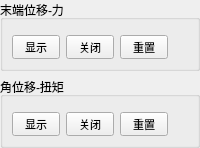
         <widget class="QWidget" name="plotExperimentPage">
          <layout class="QVBoxLayout" name="plotExperimentPageLayout">
           <property name="leftMargin">
            <number>0</number>
           </property>
           <property name="topMargin">
            <number>0</number>
           </property>
           <property name="rightMargin">
            <number>0</number>
           </property>
           <property name="bottomMargin">
            <number>0</number>
           </property>
           <item>
            <widget class="QGroupBox" name="plotDispGroup">
         <property name="title">
          <string>末端位移-力</string>
         </property>
         <layout class="QVBoxLayout" name="plotDispGroupLayout">
          <item>
           <widget class="QFrame" name="plotPlaceholder1">
            <property name="frameShape">
             <enum>QFrame::Shape::StyledPanel</enum>
            </property>
           </widget>
          </item>
          <item>
           <layout class="QHBoxLayout" name="plotDispCtrlRow">
            <item>
             <widget class="QPushButton" name="plotDispShow">
              <property name="minimumSize">
               <size>
                <width>48</width>
                <height>24</height>
               </size>
              </property>
              <property name="styleSheet">
               <string>QPushButton{font-size:11px;padding:1px 6px;}</string>
              </property>
              <property name="text">
               <string>显示</string>
              </property>
             </widget>
            </item>
            <item>
             <widget class="QPushButton" name="plotDispClose">
              <property name="minimumSize">
               <size>
                <width>48</width>
                <height>24</height>
               </size>
              </property>
              <property name="styleSheet">
               <string>QPushButton{font-size:11px;padding:1px 6px;}</string>
              </property>
              <property name="text">
               <string>关闭</string>
              </property>
             </widget>
            </item>
            <item>
             <widget class="QPushButton" name="plotDispReset">
              <property name="minimumSize">
               <size>
                <width>48</width>
                <height>24</height>
               </size>
              </property>
              <property name="styleSheet">
               <string>QPushButton{font-size:11px;padding:1px 6px;}</string>
              </property>
              <property name="text">
               <string>重置</string>
              </property>
             </widget>
            </item>
            <item>
             <spacer name="hSpacerPlotDisp">
              <property name="orientation">
               <enum>Qt::Orientation::Horizontal</enum>
              </property>
              <property name="sizeHint" stdset="0">
               <size>
                <width>0</width>
                <height>0</height>
               </size>
              </property>
             </spacer>
            </item>
           </layout>
          </item>
         </layout>
            </widget>
           </item>
           <item>
            <widget class="QGroupBox" name="plotAngGroup">
         <property name="title">
          <string>角位移-扭矩</string>
         </property>
         <layout class="QVBoxLayout" name="plotAngGroupLayout">
          <item>
           <widget class="QFrame" name="plotPlaceholder2">
            <property name="frameShape">
             <enum>QFrame::Shape::StyledPanel</enum>
            </property>
           </widget>
          </item>
          <item>
           <layout class="QHBoxLayout" name="plotAngCtrlRow">
            <item>
             <widget class="QPushButton" name="plotAngShow">
              <property name="minimumSize">
               <size>
                <width>48</width>
                <height>24</height>
               </size>
              </property>
              <property name="styleSheet">
               <string>QPushButton{font-size:11px;padding:1px 6px;}</string>
              </property>
              <property name="text">
               <string>显示</string>
              </property>
             </widget>
            </item>
            <item>
             <widget class="QPushButton" name="plotAngClose">
              <property name="minimumSize">
               <size>
                <width>48</width>
                <height>24</height>
               </size>
              </property>
              <property name="styleSheet">
               <string>QPushButton{font-size:11px;padding:1px 6px;}</string>
              </property>
              <property name="text">
               <string>关闭</string>
              </property>
             </widget>
            </item>
            <item>
             <widget class="QPushButton" name="plotAngReset">
              <property name="minimumSize">
               <size>
                <width>48</width>
                <height>24</height>
               </size>
              </property>
              <property name="styleSheet">
               <string>QPushButton{font-size:11px;padding:1px 6px;}</string>
              </property>
              <property name="text">
               <string>重置</string>
              </property>
             </widget>
            </item>
            <item>
             <spacer name="hSpacerPlotAng">
              <property name="orientation">
               <enum>Qt::Orientation::Horizontal</enum>
              </property>
              <property name="sizeHint" stdset="0">
               <size>
                <width>0</width>
                <height>0</height>
               </size>
              </property>
             </spacer>
            </item>
           </layout>
          </item>
         </layout>
            </widget>
           </item>
           </layout>
         </widget>
